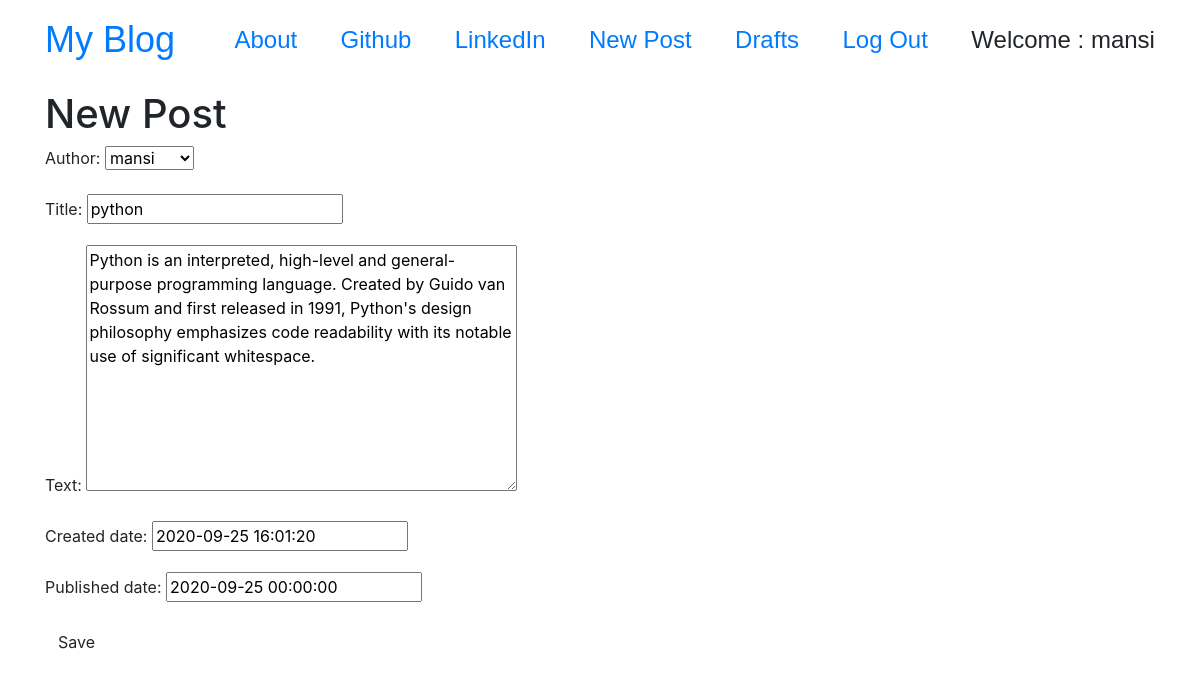
Page /post/6/edit/ (signed in) on the committed database.
### blog/models.py (models this page shows, shortened)
class Post(models.Model):
    author = models.ForeignKey('auth.user',models.SET_NULL,blank=True,null=True)
    title = models.CharField(max_length=200)
    text = models.TextField()
    created_date = models.DateTimeField(default=timezone.now)
    published_date = models.DateTimeField(blank=True,null=True)

### blog/views.py (the view)
# urls.py: url(r'post/(?P<pk>\d+)/edit/$', views.PostUpdateView.as_view(), name = 'post_edit'),
class PostUpdateView(LoginRequiredMixin, UpdateView):
    login_url = '/login/'
    redirect_field_name = 'blog/post_detail.html'
    from_class = PostForm
    model = Post
    fields = '__all__'

### blog/templates/blog/post_form.html (shortened to what this page needs)
{% extends "blog/base.html" %}
{% block content %}
 <h1>New Post</h1>
 <form class = "post-form" method = "post">
   {{form.as_p}}
   <input type = "submit" href = "{% url 'posts:post_publish' %}" class = "save btn btn-default" name = "save" value = "Save">
 </form>
{% endblock %}

### blog/templates/blog/base.html (shortened to what this page needs)
<!DOCTYPE html>
{% load static %}
<html lang = "en" dir = "ltr">
  <head>
    <link rel = "stylesheet" href = "https://stackpath.bootstrapcdn.com/bootstrap/4.5.2/css/bootstrap.min.css">
    <link rel = "stylesheet" href = "//cdn.jsdelivr.net/npm/medium-editor@latest/dist/css/medium-editor.min.css" type = "text/css" media = "screen" charset = "utf-8">
    <link rel = "stylesheet" href = "{% static 'css/blog.css' %}">
  </head>
  <body class = "loader">
    <nav class  = "navbar navbar-default techfont Custom-navbar">
      <div class = "container">
        <a class = "navbar-brand bigbrand" href = "{% url 'posts:post_list' %}">My Blog</a>
        <a href = "{% url 'posts:about' %}">About</a>
        <a href =  "https://www.github.com">Github</a>
        <a href = "https://www.linkedin.com">LinkedIn</a>
          {% if user.is_authenticated %}
          <a href = "{% url 'posts:post_new' %}">New Post</a>
          <a href = "{% url 'posts:post_draft_list' %}">Drafts</a>
          <a href = "{% url 'logout' %}">Log Out</a>
          <a>Welcome : {{user.username }}</a>
          {% else %}
          <a class = "nav navbar-right" href = "{% url 'login' %}"><span class = 'glyphicon glyphicon-user'>Login</span></a>
          {% endif %}
      </div>
    </nav>
    <div class = "content container">
      <div class = "row">
        <div class = "col-md-8">
          <div class = "blog_post">
            {% block content %}
            {% endblock %}
          </div>
        </div>
      </div>
    </div>
 </body>
</html>

### blog/static/css/blog.css (style rules this page uses)
.techfont { font-family: 'Source Sans Pro',sans-serif; font-size: 1.5em; margin-bottom: 10px; }
.bigbrand { font-size: 1.5em; }
.loader { filter:hue-rotate(0deg); color:linear-gradient(45deg,#0f8,#08f); animation:hue 10000ms infinite linear; }

### rows in the picture
Post: author "mansi", title "python", text "Python is an interpreted, high-level and general-purpose programming language. Created by Guido van Rossum and first released in 1991, Python's design philosophy emphasizes code readability with its notable use of significant whitespace.", created_date "2020-09-25 16:01:20", published_date "2020-09-25 00:00:00"

### other values in the picture
{{ user.username }} "mansi"
